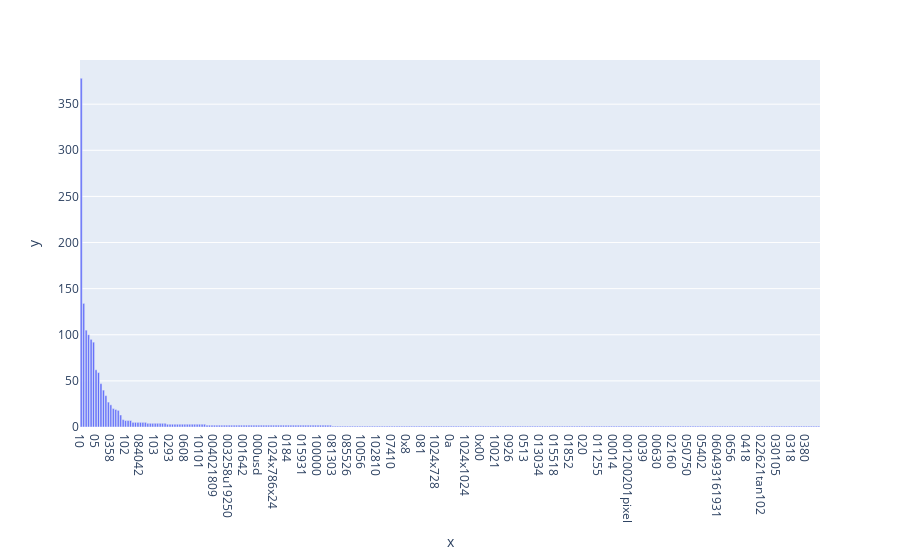

Notebook code for this chart:
### Markdown cell above
### >>> **Exercise 15 (take home):** 
Additionally, you can attempt to sort the terms on the `x-axis` by frequency instead of in alphabetical order. This way the visualization is more meaninfgul and you will be able to observe the so called [long tail](https://en.wikipedia.org/wiki/Long_tail) (get familiar with this term since it will appear a lot in data mining and other statistics courses). see picture below

### Code cell
import plotly.express as px
# Show the term frequency order by frequency
d = {'x': count_vect.get_feature_names_out()[:300], 'y': term_frequencies[:300]}
df = pd.DataFrame(data=d)
# Sort the term frequency in descending order
df = df.sort_values(by=['y'], ascending=False)
fig = px.bar(df, x='x', y='y')
fig.show()

### Figure 1 — Plotly figure (JSON) as saved in the notebook; plotly's stock layout.template omitted (floating-point values rounded to 4 significant figures; data arrays with more than 128 entries replaced by an {"elided": "..."} marker saying what was removed)
{"data": [{"alignmentgroup": "True", "hovertemplate": "x=%{x}<br>y=%{y}<extra></extra>", "legendgroup": "", "marker": {"color": "#636efa", "pattern": {"shape": ""}}, "name": "", "offsetgroup": "", "orientation": "v", "showlegend": false, "textposition": "auto", "type": "bar", "x": {"elided": "300 str values"}, "xaxis": "x", "y": {"elided": "300 int values"}, "yaxis": "y"}], "layout": {"barmode": "relative", "legend": {"tracegroupgap": 0}, "margin": {"t": 60}, "xaxis": {"anchor": "y", "domain": [0, 1], "title": {"text": "x"}}, "yaxis": {"anchor": "x", "domain": [0, 1], "title": {"text": "y"}}}}
